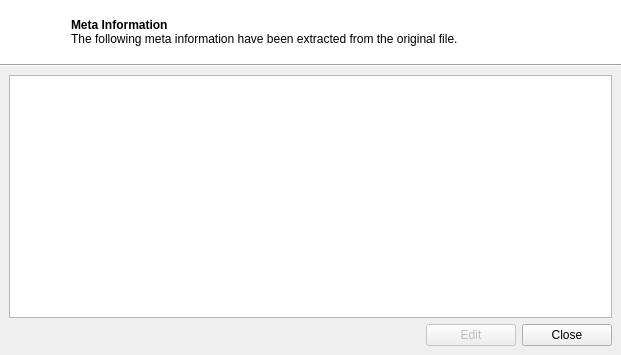
<?xml version="1.0" encoding="UTF-8"?>
<ui version="4.0">
 <class>MetaInfo</class>
 <widget class="QDialog" name="MetaInfo">
  <property name="geometry">
   <rect>
    <x>0</x>
    <y>0</y>
    <width>621</width>
    <height>355</height>
   </rect>
  </property>
  <property name="windowTitle">
   <string>Meta Information</string>
  </property>
  <layout class="QVBoxLayout" name="verticalLayout_2">
   <property name="margin">
    <number>0</number>
   </property>
   <item>
    <layout class="QVBoxLayout" name="verticalLayout">
     <property name="spacing">
      <number>0</number>
     </property>
     <item>
      <widget class="QFrame" name="headerFrame">
       <property name="minimumSize">
        <size>
         <width>0</width>
         <height>64</height>
        </size>
       </property>
       <property name="maximumSize">
        <size>
         <width>16777215</width>
         <height>64</height>
        </size>
       </property>
       <property name="palette">
        <palette>
         <active>
          <colorrole role="Base">
           <brush brushstyle="SolidPattern">
            <color alpha="255">
             <red>255</red>
             <green>255</green>
             <blue>255</blue>
            </color>
           </brush>
          </colorrole>
          <colorrole role="Window">
           <brush brushstyle="SolidPattern">
            <color alpha="255">
             <red>255</red>
             <green>255</green>
             <blue>255</blue>
            </color>
           </brush>
          </colorrole>
         </active>
         <inactive>
          <colorrole role="Base">
           <brush brushstyle="SolidPattern">
            <color alpha="255">
             <red>255</red>
             <green>255</green>
             <blue>255</blue>
            </color>
           </brush>
          </colorrole>
          <colorrole role="Window">
           <brush brushstyle="SolidPattern">
            <color alpha="255">
             <red>255</red>
             <green>255</green>
             <blue>255</blue>
            </color>
           </brush>
          </colorrole>
         </inactive>
         <disabled>
          <colorrole role="Base">
           <brush brushstyle="SolidPattern">
            <color alpha="255">
             <red>255</red>
             <green>255</green>
             <blue>255</blue>
            </color>
           </brush>
          </colorrole>
          <colorrole role="Window">
           <brush brushstyle="SolidPattern">
            <color alpha="255">
             <red>255</red>
             <green>255</green>
             <blue>255</blue>
            </color>
           </brush>
          </colorrole>
         </disabled>
        </palette>
       </property>
       <property name="autoFillBackground">
        <bool>true</bool>
       </property>
       <property name="frameShape">
        <enum>QFrame::NoFrame</enum>
       </property>
       <property name="frameShadow">
        <enum>QFrame::Raised</enum>
       </property>
       <layout class="QHBoxLayout" name="horizontalLayout_3">
        <item>
         <layout class="QHBoxLayout" name="horizontalLayout_2">
          <item>
           <widget class="QLabel" name="label">
            <property name="maximumSize">
             <size>
              <width>56</width>
              <height>16777215</height>
             </size>
            </property>
            <property name="text">
             <string/>
            </property>
            <property name="pixmap">
             <pixmap resource="../res/Images.qrc">:/images/HeaderIcon_MetaInfo.png</pixmap>
            </property>
           </widget>
          </item>
          <item>
           <widget class="QLabel" name="labelHeaderText">
            <property name="font">
             <font>
              <weight>50</weight>
              <bold>false</bold>
             </font>
            </property>
            <property name="text">
             <string>&lt;b&gt;Meta Information&lt;/b&gt;&lt;br&gt;The following meta information have been extracted from the original file.</string>
            </property>
           </widget>
          </item>
         </layout>
        </item>
       </layout>
      </widget>
     </item>
     <item>
      <widget class="QFrame" name="frame">
       <property name="maximumSize">
        <size>
         <width>16777215</width>
         <height>2</height>
        </size>
       </property>
       <property name="frameShape">
        <enum>QFrame::HLine</enum>
       </property>
       <property name="frameShadow">
        <enum>QFrame::Sunken</enum>
       </property>
      </widget>
     </item>
     <item>
      <layout class="QVBoxLayout" name="verticalLayout_3">
       <property name="spacing">
        <number>6</number>
       </property>
       <property name="margin">
        <number>9</number>
       </property>
       <item>
        <widget class="QTableView" name="tableView">
         <property name="selectionMode">
          <enum>QAbstractItemView::SingleSelection</enum>
         </property>
         <property name="selectionBehavior">
          <enum>QAbstractItemView::SelectRows</enum>
         </property>
         <property name="wordWrap">
          <bool>false</bool>
         </property>
         <attribute name="horizontalHeaderHighlightSections">
          <bool>false</bool>
         </attribute>
         <attribute name="verticalHeaderHighlightSections">
          <bool>false</bool>
         </attribute>
        </widget>
       </item>
       <item>
        <layout class="QHBoxLayout" name="horizontalLayout">
         <item>
          <spacer name="horizontalSpacer">
           <property name="orientation">
            <enum>Qt::Horizontal</enum>
           </property>
           <property name="sizeHint" stdset="0">
            <size>
             <width>40</width>
             <height>20</height>
            </size>
           </property>
          </spacer>
         </item>
         <item>
          <widget class="QPushButton" name="editButton">
           <property name="enabled">
            <bool>false</bool>
           </property>
           <property name="minimumSize">
            <size>
             <width>90</width>
             <height>0</height>
            </size>
           </property>
           <property name="text">
            <string>Edit</string>
           </property>
           <property name="icon">
            <iconset resource="../res/Icons.qrc">
             <normaloff>:/icons/table_edit.png</normaloff>:/icons/table_edit.png</iconset>
           </property>
          </widget>
         </item>
         <item>
          <widget class="QPushButton" name="closeButton">
           <property name="minimumSize">
            <size>
             <width>90</width>
             <height>0</height>
            </size>
           </property>
           <property name="text">
            <string>Close</string>
           </property>
           <property name="icon">
            <iconset resource="../res/Icons.qrc">
             <normaloff>:/icons/cross.png</normaloff>:/icons/cross.png</iconset>
           </property>
          </widget>
         </item>
        </layout>
       </item>
      </layout>
     </item>
    </layout>
   </item>
  </layout>
 </widget>
 <resources>
  <include location="../res/Icons.qrc"/>
  <include location="../res/Images.qrc"/>
  <include location="../res/Images.qrc"/>
 </resources>
 <connections>
  <connection>
   <sender>closeButton</sender>
   <signal>clicked()</signal>
   <receiver>MetaInfo</receiver>
   <slot>accept()</slot>
   <hints>
    <hint type="sourcelabel">
     <x>564</x>
     <y>457</y>
    </hint>
    <hint type="destinationlabel">
     <x>310</x>
     <y>240</y>
    </hint>
   </hints>
  </connection>
 </connections>
</ui>
